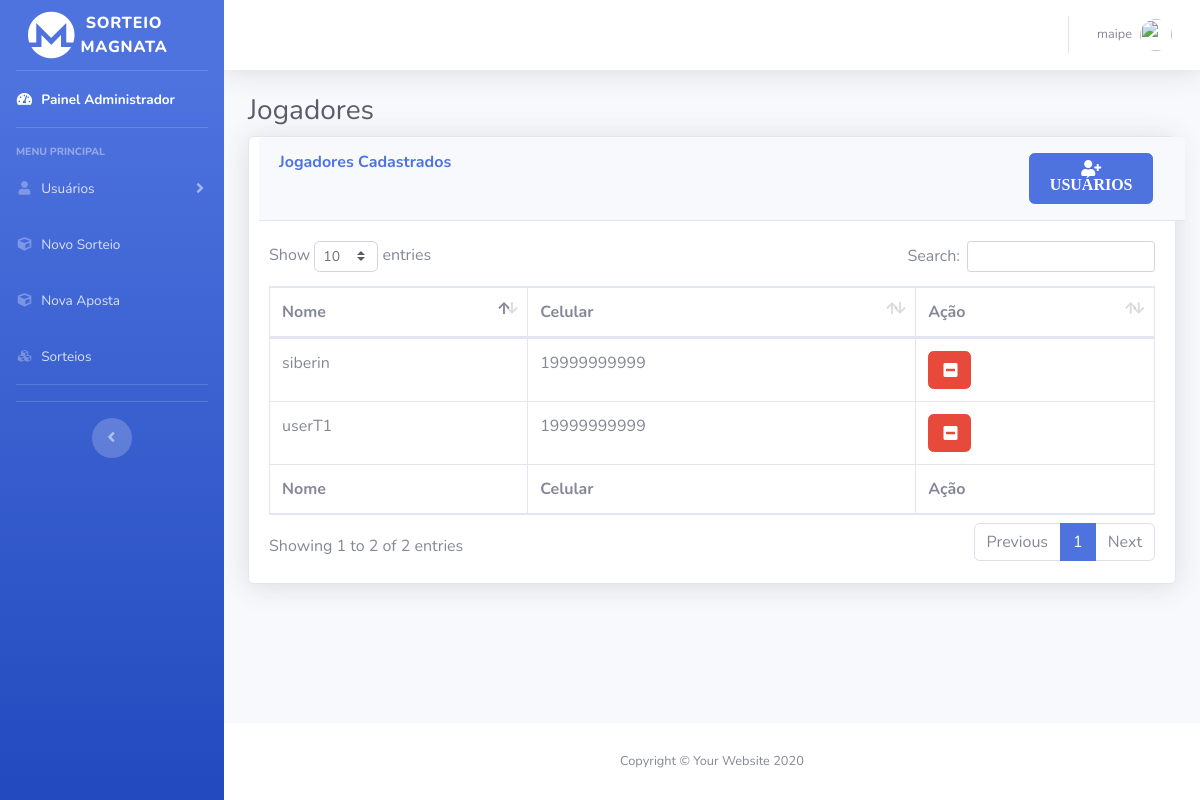
Screenshot of /jogadores.php (signed in) with the database file from the repository.
### tables this page shows
CREATE TABLE `user` (
  `iduser` int(11) NOT NULL,
  `name` varchar(45) NOT NULL,
  `celular` varchar(45) NOT NULL,
  `senha` varchar(100) NOT NULL,
  `tipo` varchar(45) NOT NULL DEFAULT '0',
  `idSuperior` int(11) DEFAULT NULL,
  `nivel` varchar(15) NOT NULL,
  `data` date NOT NULL
);

### jogadores.php (the view, shortened to what this page needs)
<?php
include('php/server.php') ;
  $sort_check_query = 'SELECT * FROM user WHERE tipo = "2" ';
  $result = mysqli_query($db,$sort_check_query);
?>
<!DOCTYPE html>
<html lang="pt-br">
<head>
  <link href="vendor/fontawesome-free/css/all.min.css" rel="stylesheet" type="text/css">
  <link href="css/sb-admin-2.min.css" rel="stylesheet">
  <link href="vendor/datatables/dataTables.bootstrap4.min.css" rel="stylesheet">
</head>
<body id="page-top">
  <div id="wrapper">
    <ul class="navbar-nav bg-gradient-primary sidebar sidebar-dark accordion no-print" id="accordionSidebar">
      <a class="sidebar-brand d-flex align-items-center justify-content-center" href="index.php">
        <div class="col">
          <i class="fab fa-monero fa-3x"></i>
        </div>
        <div class="sidebar-brand-text mx-3">Sorteio Magnata</div>
      </a>
      <hr class="sidebar-divider my-0">
      <li class="nav-item active">
      <?php
      if($_SESSION['tipo']=="0"){
echo('<a class="nav-link" href="paineladm.php">
<i class="fas fa-fw fa-tachometer-alt"></i>
<span>Painel Administrador</span></a>');
      }
      ?>
      </li>
      <hr class="sidebar-divider">
      <div class="sidebar-heading">
        Menu Principal
      </div>
        <?php
      if($_SESSION['tipo']=="0"|| $_SESSION['tipo']=="1"){
echo('<li class="nav-item">
<a class="nav-link collapsed" href="#" data-toggle="collapse" data-target="#collapseTwo" aria-expanded="true" aria-controls="collapseTwo">
  <i class="fas fa-fw fa-user"></i>
  <span>Usuários</span>
</a>
<div id="collapseTwo" class="collapse" aria-labelledby="headingTwo" data-parent="#accordionSidebar">
<div class="bg-white py-2 collapse-inner rounded">
  <h6 class="collapse-header">Painel de Usuários:</h6>');
  echo('<a class="collapse-item" href="jogadores.php">Jogadores</a>
</div>
</div></li>');
      }
      ?>
      <?php
      if($_SESSION['tipo']=="0"){
echo(' <li class="nav-item">
<a class="nav-link" href="novosorteio.php">
  <i class="fas fa-fw fa-cube"></i>
  <span>Novo Sorteio</span></a>
</li>');
      }
      ?>
      <li class="nav-item">
        <a class="nav-link" href="novaaposta.php">
          <i class="fas fa-fw fa-cube"></i>
          <span>Nova Aposta</span></a>
      </li>
      <li class="nav-item">
        <a class="nav-link" href="sorteios.php">
          <i class="fas fa-fw fa-cubes"></i>
          <span>Sorteios</span></a>
      </li>
      <hr class="sidebar-divider">
      <hr class="sidebar-divider d-none d-md-block">
      <div class="text-center d-none d-md-inline">
        <button class="rounded-circle border-0" id="sidebarToggle"></button>
      </div>
    </ul>
    <div id="content-wrapper" class="d-flex flex-column">
      <div id="content">
        <nav class="navbar navbar-expand navbar-light bg-white topbar mb-4 static-top shadow">
          <ul class="navbar-nav ml-auto">
    <li class="nav-item dropdown no-arrow">
      <a class="nav-link dropdown-toggle" href="#" id="userDropdown" role="button" data-toggle="dropdown" aria-haspopup="true" aria-expanded="false">
        <span class="mr-2 d-none d-lg-inline text-gray-600 small"><?php echo $_SESSION['username']; ?></span>
        <img class="img-profile rounded-circle" src="https://source.unsplash.com/QAB-WJcbgJk/60x60">
      </a>
    </li>
          </ul>
        </nav>
        <div class="container-fluid">
          <h1 class="h3 mb-2 text-gray-800">Jogadores</h1>
          <div class="card shadow mb-4">
          <div class="card-header py-3" style="display: flex; flex-direction: row; justify-content: space-between; width: 100%; margin-left: 10px;">
          <h6 class="m-0 font-weight-bold text-primary" style="width: 30%;">Jogadores Cadastrados</h6>
             <div class="col-lg-2 col-md-9 col-sm-12">
                <button class="btn btn-primary" data-toggle="modal" data-target="#modalExemplo"> <i class="fas fa-user-plus"> USUÁRIOS </i> </button>
              </div>
            </div>
            <div class="card-body">
              <div class="table-responsive">
              <table class="table table-bordered" id="dataTable" width="100%" cellspacing="0">
                  <thead>
                    <tr>
                      <th>Nome</th>
                      <th>Celular</th>
                      <th>Ação</th>
                    </tr>
                  </thead>
                  <tfoot>
                    <tr>
                      <th>Nome</th>
                      <th>Celular</th>
                      <th>Ação</th>
                    </tr>
                  </tfoot>
                  <tbody>
                  <?php
                  $cont =0;
                   while($row = $result->fetch_assoc()) {
                    echo("<tr>
                    <td>".$row['name']."</td>
                    <td>".$row['celular']."</td>
                    <form id='exc_camb".$cont."' class='dropdown-item' method='post' action='cambistas.php'>
                    <input type='hidden' id='custId' name='idDelet' value='".$row['iduser']."'>
                    <input type='hidden' id='tipo' name='tipo' value='2'>
                  </form>
                    <td style='display: flex;'>
                     <div style='width: 44px !important; max-width: 30%; position: relative;'> <input  class='btn btn-danger' type='submit' form='exc_camb".$cont."' name='exc_camb'  value='    '/><i class='fa fa-minus-square'".$cont."' style='    position: absolute; left: 35%; top: 30%;  color: white; '></i></div >
                  </td>
                  </tr>");
                  $cont +=1;
                   }
                  ?>
                  </tbody>
                </table>
              </div>
            </div>
          </div>
        </div>
      </div>
      <footer class="sticky-footer bg-white">
        <div class="container my-auto">
          <div class="copyright text-center my-auto">
            <span>Copyright &copy; Your Website 2020</span>
          </div>
        </div>
      </footer>
    </div>
  </div>
</body>
</html>

### rows the page displays
user: name "userT1", celular "19999999999"
user: name "siberin", celular "19999999999"

### other values shown
$_SESSION['username'] "maipe"
